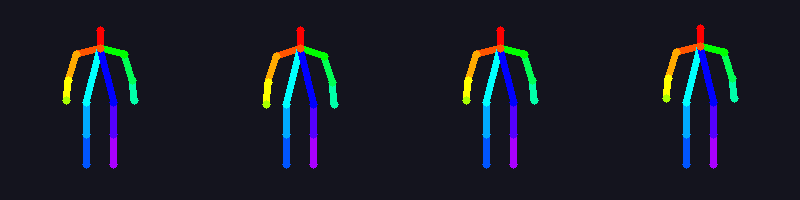
#> input picture tools/experiments/pose-review/idle_down.png, 800 x 200 px
$ python pad-image.py ../experiments/pose-review/idle_down.png out.png 5 5 5 5
#> lines starting #> are read from the running program, lines starting #| are printed output that depends on the picture
#!/usr/bin/env python3
"""Add margin around a PNG then resize back to target size.
Usage: pad-image.py input.png output.png margin [r g b] [target_size]
"""
import sys
from PIL import Image

input_path = sys.argv[1]
output_path = sys.argv[2]
margin = int(sys.argv[3])
r = int(sys.argv[4]) if len(sys.argv) > 4 else 128
g = int(sys.argv[5]) if len(sys.argv) > 5 else 128
b = int(sys.argv[6]) if len(sys.argv) > 6 else 128
target = int(sys.argv[7]) if len(sys.argv) > 7 else 512

img = Image.open(input_path)
#> img is the input picture: PIL image 800x200 RGBA; mean R, G, B, A 24.2, 27.9, 39.2, 255
new_w = img.width + margin * 2
#> new_w = 810
new_h = img.height + margin * 2
#> new_h = 210
mode = "RGBA" if img.mode == "RGBA" else "RGB"
#> mode = 'RGBA'
fill = (r, g, b, 255) if mode == "RGBA" else (r, g, b)
#> fill = (5, 5, 5, 255)
padded = Image.new(mode, (new_w, new_h), fill)
padded.paste(img, (margin, margin))
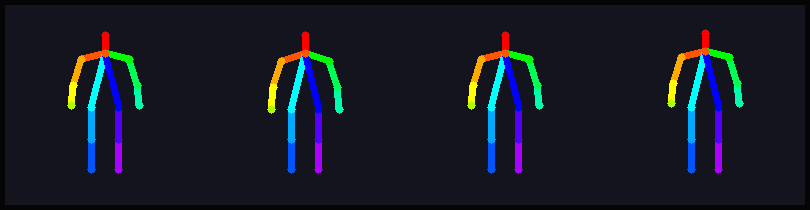
#> padded: PIL image 810x210 RGBA; mean R, G, B, A 23, 26.6, 37.2, 255

# Resize back to target so AnimateDiff always works at 512x512
if new_w != target or new_h != target:
    padded = padded.resize((target, target), Image.LANCZOS)
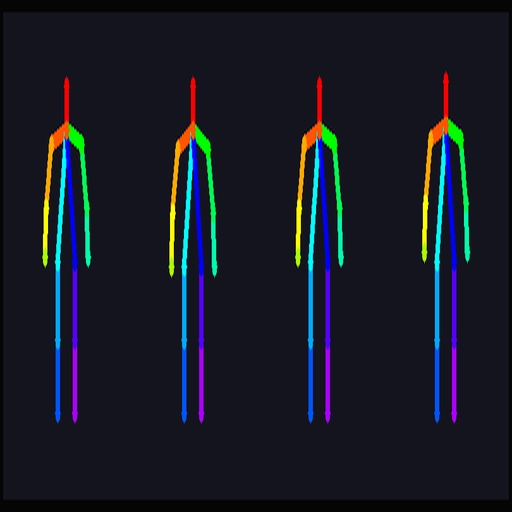
#> padded: PIL image 512x512 RGBA; mean R, G, B, A 23, 26.4, 37, 255

padded.save(output_path)
print(f"{target}x{target}")

$ run again, on tools/experiments/pose-review/run_down.png
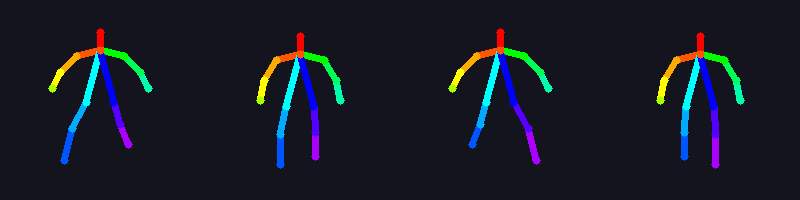
#> input picture tools/experiments/pose-review/run_down.png, 800 x 200 px
#> img is the input picture: PIL image 800x200 RGBA; mean R, G, B, A 23.8, 27.1, 38.3, 255
#> `padded.paste(img, (margin, margin))`:
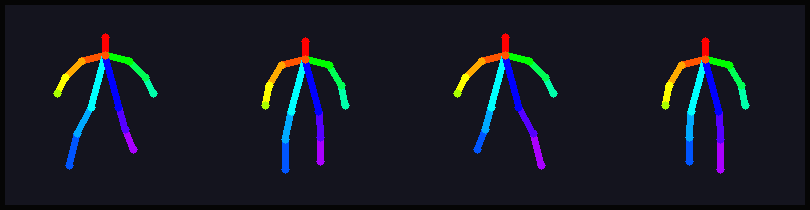
#> padded: PIL image 810x210 RGBA; mean R, G, B, A 22.7, 25.8, 36.3, 255
#> `padded = padded.resize((target, target), Image.LANCZOS)`:
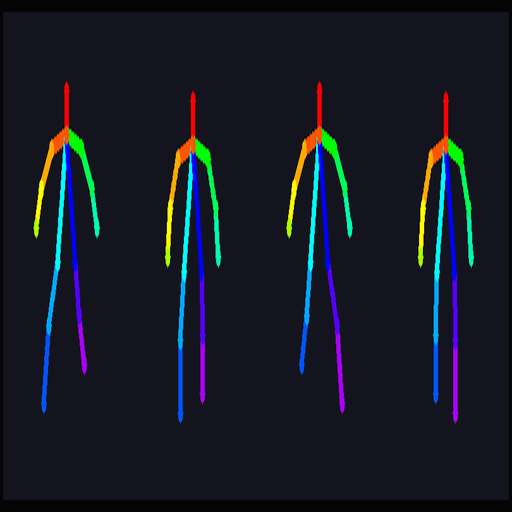
#> padded: PIL image 512x512 RGBA; mean R, G, B, A 22.6, 25.7, 36.1, 255
